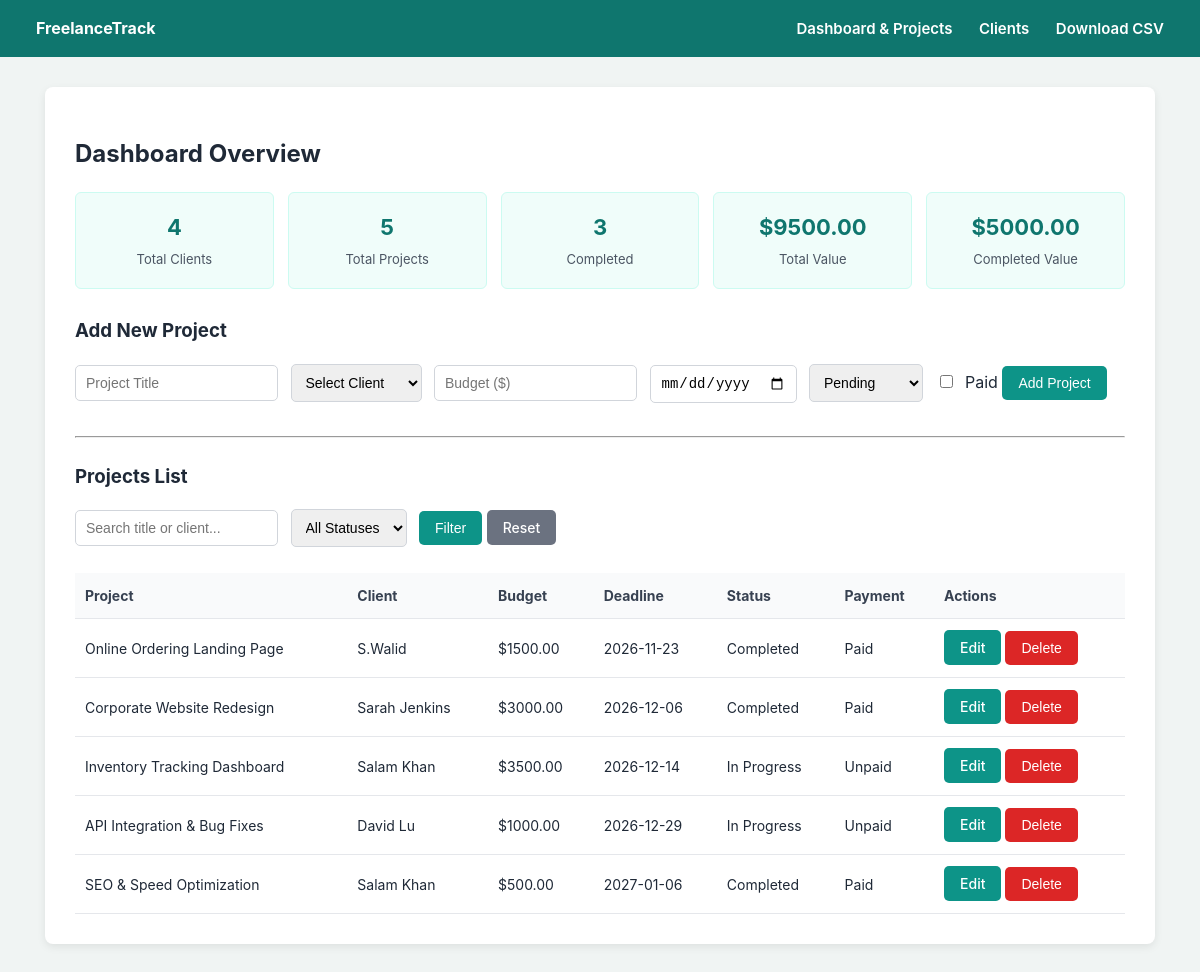
The page / on the database its author committed.
### tables this page shows
CREATE TABLE projects (
            id INTEGER PRIMARY KEY AUTOINCREMENT,
            client_id INTEGER NOT NULL,
            title TEXT NOT NULL,
            budget REAL NOT NULL,
            deadline TEXT NOT NULL,
            status TEXT NOT NULL DEFAULT 'Pending',
            is_paid INTEGER NOT NULL DEFAULT 0,
            FOREIGN KEY (client_id) REFERENCES clients (id) ON DELETE CASCADE
        );

CREATE TABLE clients (
            id INTEGER PRIMARY KEY AUTOINCREMENT,
            name TEXT NOT NULL,
            email TEXT NOT NULL,
            company TEXT
        );

### app.py (the view, shortened to what this page needs)
@app.route("/", methods=["GET", "POST"])
def index():
    conn = get_db_connection()
    search_query = request.args.get("search", "").strip()
    status_filter = request.args.get("status", "")
    query = """
        SELECT projects.*, clients.name AS client_name
        FROM projects
        JOIN clients ON projects.client_id = clients.id
        WHERE 1=1
    """
    params = []
    if search_query:
        query += " AND (projects.title LIKE ? OR clients.name LIKE ?)"
        params.extend([f"%{search_query}%", f"%{search_query}%"])
    if status_filter:
        query += " AND projects.status = ?"
        params.append(status_filter)
    query += " ORDER BY projects.deadline ASC"
    projects = conn.execute(query, params).fetchall()
    clients = conn.execute("SELECT * FROM clients ORDER BY name ASC").fetchall()
    conn.close()
    stats = get_dashboard_stats()
    return render_template(
        "index.html",
        projects=projects,
        clients=clients,
        stats=stats,
        search_query=search_query,
        status_filter=status_filter
    )

### database.py (called while the page is built)
def get_db_connection():
    conn = sqlite3.connect(DB_NAME)
    conn.row_factory = sqlite3.Row
    conn.execute("PRAGMA foreign_keys = ON")
    return conn

def get_dashboard_stats():
    conn = get_db_connection()
    total_clients = conn.execute("SELECT COUNT(*) FROM clients").fetchone()[0]
    total_projects = conn.execute("SELECT COUNT(*) FROM projects").fetchone()[0]
    completed_projects = conn.execute("SELECT COUNT(*) FROM projects WHERE status = 'Completed'").fetchone()[0]
    total_value = conn.execute("SELECT SUM(budget) FROM projects").fetchone()[0] or 0.0
    completed_value = conn.execute("SELECT SUM(budget) FROM projects WHERE status = 'Completed'").fetchone()[0] or 0.0
    conn.close()
    return {
        "total_clients": total_clients,
        "total_projects": total_projects,
        "completed_projects": completed_projects,
        "total_value": total_value,
        "completed_value": completed_value
    }

### templates/index.html (shortened to what this page needs)
{% extends "base.html" %}
{% block content %}
<h2>Dashboard Overview</h2>
<div class="stats-grid">
    <div class="stat-box">
        <h3>{{ stats.total_clients }}</h3>
        <p>Total Clients</p>
    </div>
    <div class="stat-box">
        <h3>{{ stats.total_projects }}</h3>
        <p>Total Projects</p>
    </div>
    <div class="stat-box">
        <h3>{{ stats.completed_projects }}</h3>
        <p>Completed</p>
    </div>
    <div class="stat-box">
        <h3>${{ "%.2f"|format(stats.total_value) }}</h3>
        <p>Total Value</p>
    </div>
    <div class="stat-box">
        <h3>${{ "%.2f"|format(stats.completed_value) }}</h3>
        <p>Completed Value</p>
    </div>
</div>
<h3>Add New Project</h3>
{% if clients|length == 0 %}
    <p><em>Please <a href="{{ url_for('clients') }}">add a client</a> first before creating a project.</em></p>
{% else %}
<form method="POST" action="{{ url_for('index') }}">
    <input type="text" name="title" placeholder="Project Title" required>
    <select name="client_id" required>
        <option value="">Select Client</option>
    </select>
    <input type="number" step="0.01" name="budget" placeholder="Budget ($)" required>
    <input type="date" name="deadline" required>
    <select name="status">
        <option value="Pending">Pending</option>
    </select>
    <label><input type="checkbox" name="is_paid"> Paid</label>
    <button type="submit">Add Project</button>
</form>
{% endif %}
<hr style="margin: 25px 0;">
<h3>Projects List</h3>
<form method="GET" action="{{ url_for('index') }}" style="margin-bottom: 15px;">
    <input type="text" name="search" placeholder="Search title or client..." value="{{ search_query }}">
    <select name="status">
        <option value="">All Statuses</option>
    </select>
    <button type="submit">Filter</button>
    <a href="{{ url_for('index') }}" class="btn btn-secondary">Reset</a>
</form>
<table>
    <thead>
        <tr>
            <th>Project</th>
            <th>Client</th>
            <th>Budget</th>
            <th>Deadline</th>
            <th>Status</th>
            <th>Payment</th>
            <th>Actions</th>
        </tr>
    </thead>
    <tbody>
        {% for p in projects %}
        <tr>
            <td>{{ p.title }}</td>
            <td>{{ p.client_name }}</td>
            <td>${{ "%.2f"|format(p.budget) }}</td>
            <td>{{ p.deadline }}</td>
            <td>{{ p.status }}</td>
            <td>{{ "Paid" if p.is_paid else "Unpaid" }}</td>
            <td>
                <a href="{{ url_for('edit_project', project_id=p.id) }}" class="btn">Edit</a>
                <form method="POST" action="{{ url_for('delete_project', project_id=p.id) }}" style="display:inline;">
                    <button type="submit" class="btn btn-danger" onclick="return confirm('Delete this project?')">Delete</button>
                </form>
            </td>
        </tr>
        {% else %}
        <tr><td colspan="7">No projects found.</td></tr>
        {% endfor %}
    </tbody>
</table>
{% endblock %}

### templates/base.html (shortened to what this page needs)
<!DOCTYPE html>
<html lang="en">
<head>
    <link rel="stylesheet" href="{{ url_for('static', filename='style.css') }}">
</head>
<body>
    <nav>
        <div><strong>FreelanceTrack</strong></div>
        <div>
            <a href="{{ url_for('index') }}">Dashboard & Projects</a>
            <a href="{{ url_for('clients') }}">Clients</a>
            <a href="{{ url_for('export_csv') }}">Download CSV</a>
        </div>
    </nav>
    <div class="container">
        {% block content %}{% endblock %}
    </div>
</body>
</html>

### static/style.css (style rules this page uses)
body { font-family: -apple-system, BlinkMacSystemFont, "Segoe UI", Roboto, sans-serif; background-color: #f0f4f3; color: #1f2937; margin: 0; padding: 0; line-height: 1.5; }
nav { background-color: #0f766e; padding: 16px 36px; color: #ffffff; display: flex; justify-content: space-between; align-items: center; }
nav a { color: #ffffff; text-decoration: none; margin-left: 22px; font-weight: 600; font-size: 15px; }
.container { max-width: 1050px; margin: 30px auto; background: #ffffff; padding: 30px; border-radius: 8px; box-shadow: 0 3px 8px rgba(0, 0, 0, 0.08); }
.stats-grid { display: grid; grid-template-columns: repeat(5, 1fr); gap: 14px; margin-bottom: 28px; }
.stat-box { background: #f0fdfa; border: 1px solid #ccfbf1; padding: 18px 12px; border-radius: 6px; text-align: center; }
.stat-box h3 { margin: 0; font-size: 22px; color: #0f766e; }
.stat-box p { margin: 6px 0 0; font-size: 13px; color: #4b5563; }
table { width: 100%; border-collapse: collapse; margin-top: 18px; }
th, td { padding: 12px 10px; border-bottom: 1px solid #e5e7eb; text-align: left; font-size: 14px; }
th { background-color: #f9fafb; color: #374151; }
input, select { padding: 9px 10px; margin-right: 8px; margin-bottom: 8px; border: 1px solid #d1d5db; border-radius: 5px; font-size: 14px; }
button, .btn { padding: 9px 16px; background-color: #0d9488; color: #ffffff; border: none; border-radius: 5px; cursor: pointer; text-decoration: none; font-size: 14px; font-weight: 500; }
.btn-danger { background-color: #dc2626; }
.btn-secondary { background-color: #6b7280; }

### rows shown on the page
projects: title "Online Ordering Landing Page", client_name "S.Walid", budget "1500.00", deadline "2026-11-23", status "Completed", is_paid "Paid"
projects: title "Corporate Website Redesign", client_name "Sarah Jenkins", budget "3000.00", deadline "2026-12-06", status "Completed", is_paid "Paid"
projects: title "Inventory Tracking Dashboard", client_name "Salam Khan", budget "3500.00", deadline "2026-12-14", status "In Progress", is_paid "Unpaid"
projects: title "API Integration & Bug Fixes", client_name "David Lu", budget "1000.00", deadline "2026-12-29", status "In Progress", is_paid "Unpaid"
projects: title "SEO & Speed Optimization", client_name "Salam Khan", budget "500.00", deadline "2027-01-06", status "Completed", is_paid "Paid"

### other values the page prints
{{ stats.total_clients }} "4"
{{ stats.total_projects }} "5"
{{ stats.completed_projects }} "3"
{{ "%.2f"|format(stats.total_value) }} "9500.00"
{{ "%.2f"|format(stats.completed_value) }} "5000.00"
